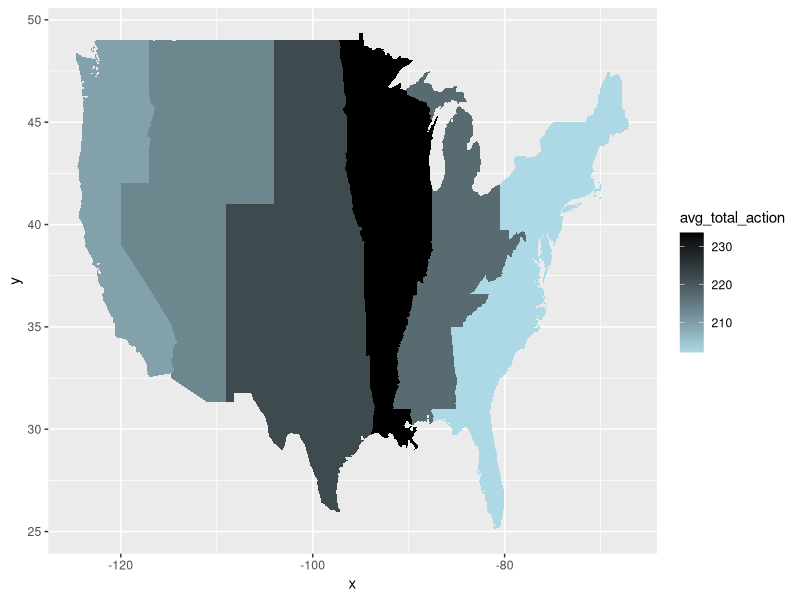
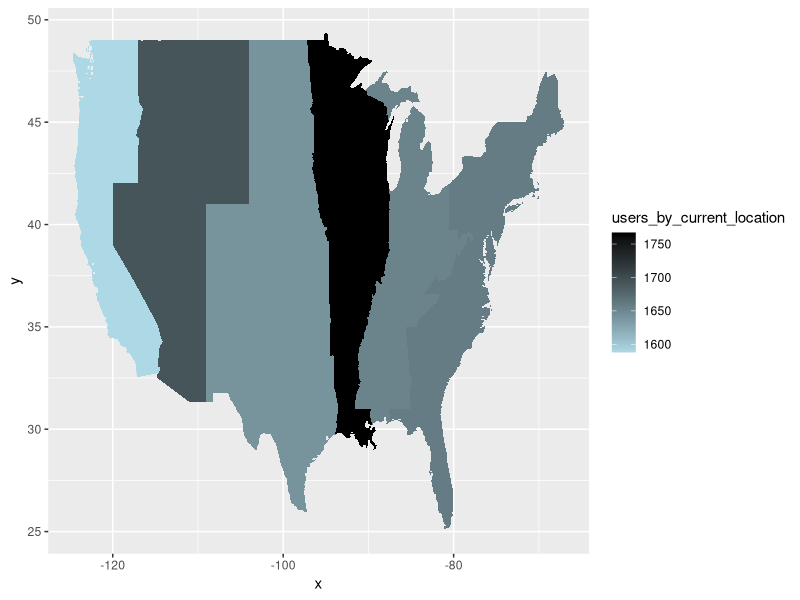
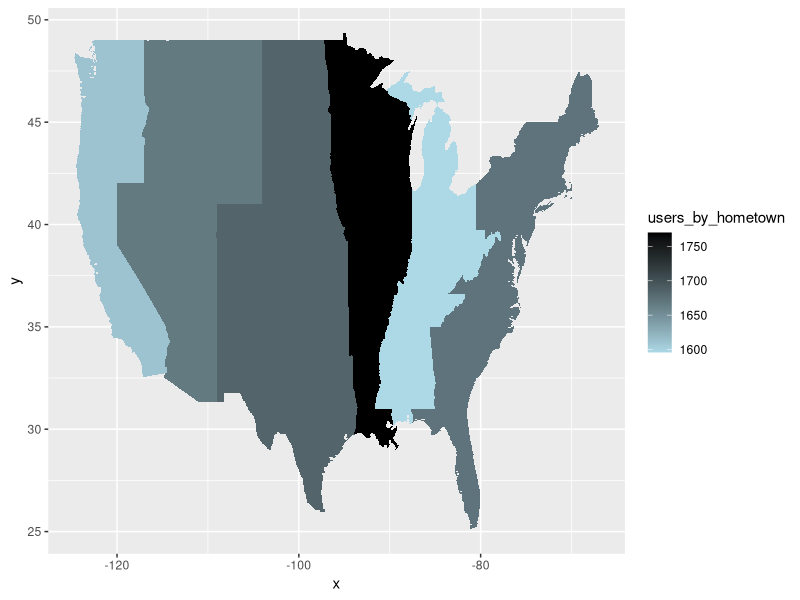
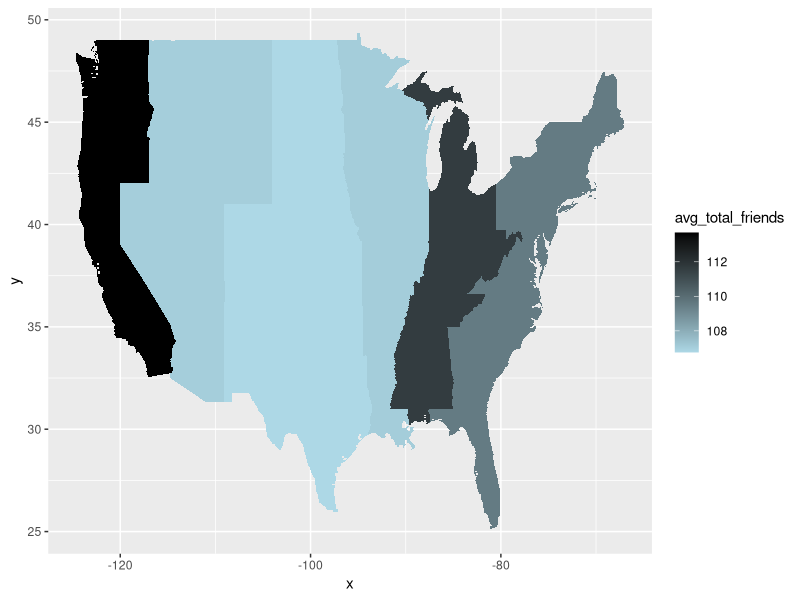
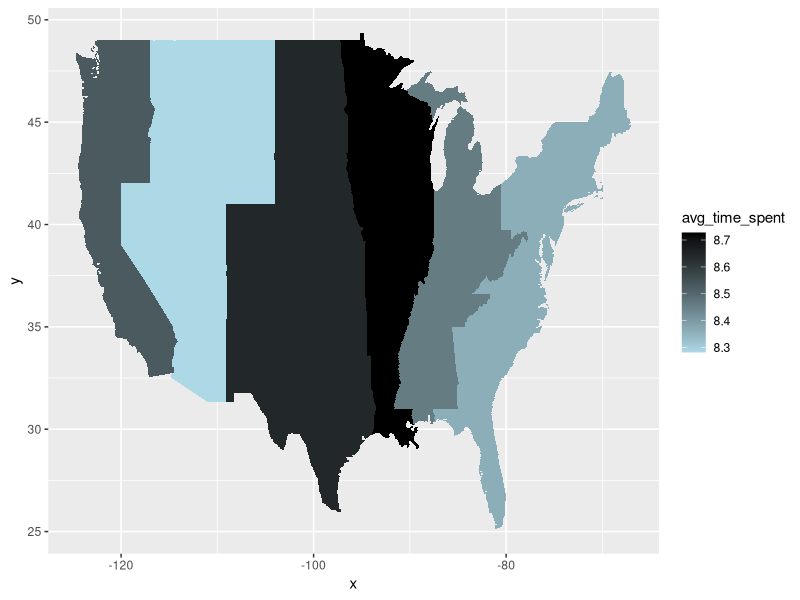
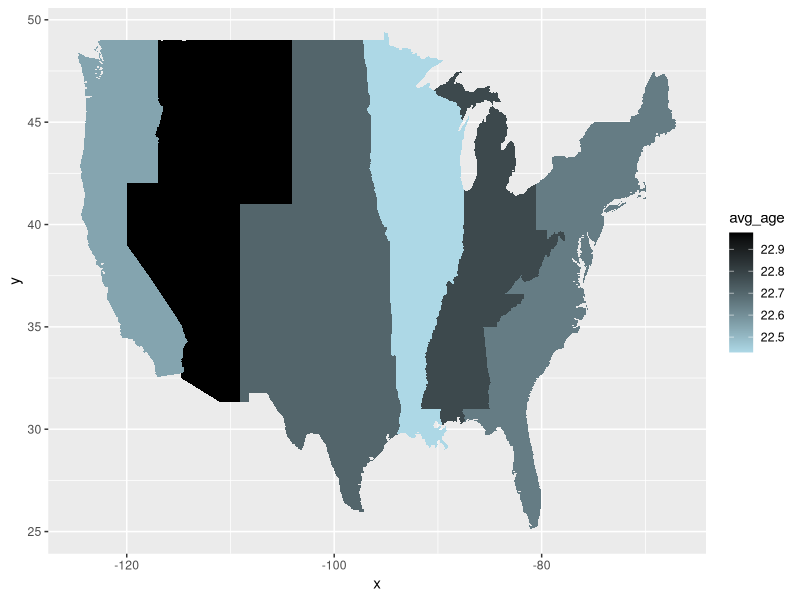

Generate these figures, in order, with R: (Note: this script raises an error after producing the figures.)
#Set your working directory to wherever you want to run the files from
setwd("/Users/michaelpiccirilli/Desktop/Fall_2013/W4242/Assignment_2")

#Load the dataset I created from Question 2a on the previous assignment
q2a <- read.csv(file="Assignment2_2a.csv",header=TRUE,sep=",")

#I've created a new mapping of the US States, 
#I replaced state names with region numbers
#It's based on the state map that comes preloaded in the "reshape2" package
#You can view the original file by using the following command: packagedmap <- map_data("state")
#Load my state map file from your current working directory:
state_map <- read.csv(file="state_map_by_group.csv",header=TRUE,sep=",")


#required packages:
require(plyr)
require(maps)
require(ggplot2)
require(reshape2)



################ summarize the data from the original dataset ##########
hometown <- q2a$hometown
hometowncount <- table(hometown)
hometowncount <- as.data.frame(hometowncount)
colnames(hometowncount)
userinfo <- hometowncount #create the new dataset for the mappings
colnames(userinfo) <- c("region", "users_by_hometown") #rename the columns

living <- q2a$living
livingcount <- table(living)
livingcount <- as.data.frame(livingcount)
colnames(livingcount)
userinfo$users_by_current_location <- livingcount$Freq

action <- q2a$total_action
avgactions <- aggregate(total_action~living,q2a,mean)
colnames(avgactions)
userinfo$avg_total_action <- avgactions$total_action

totfriends <- q2a$totalfriends
avgfriends <- aggregate(totfriends~living,q2a,mean)
colnames(avgfriends)
userinfo$avg_total_friends <- avgfriends$totfriends

subtime <- q2a$total_time_spend
avgtime <- aggregate(subtime~living,q2a,mean)
colnames(avgtime)
userinfo$avg_time_spent <- avgtime$subtime

subage <- q2a$age
averageage <- aggregate(subage~living,q2a,mean)
colnames(averageage)
userinfo$avg_age <- averageage$subage
#################### End of data summarization ###########################




################   Begin making individual maps  #####################
ggplot(userinfo, aes(map_id = region)) + geom_map(aes(fill = avg_total_action), map = state_map) + expand_limits(x = state_map$long, y = state_map$lat) + scale_fill_gradient(low = "lightblue", high = "black")
ggplot(userinfo, aes(map_id = region)) + geom_map(aes(fill = users_by_current_location), map = state_map) + expand_limits(x = state_map$long, y = state_map$lat) + scale_fill_gradient(low = "lightblue", high = "black")
ggplot(userinfo, aes(map_id = region)) + geom_map(aes(fill = users_by_hometown), map = state_map) + expand_limits(x = state_map$long, y = state_map$lat) + scale_fill_gradient(low = "lightblue", high = "black")
ggplot(userinfo, aes(map_id = region)) + geom_map(aes(fill = avg_total_friends), map = state_map) + expand_limits(x = state_map$long, y = state_map$lat) + scale_fill_gradient(low = "lightblue", high = "black")
ggplot(userinfo, aes(map_id = region)) + geom_map(aes(fill = avg_time_spent), map = state_map) + expand_limits(x = state_map$long, y = state_map$lat) + scale_fill_gradient(low = "lightblue", high = "black")
ggplot(userinfo, aes(map_id = region)) + geom_map(aes(fill = avg_age), map = state_map) + expand_limits(x = state_map$long, y = state_map$lat) + scale_fill_gradient(low = "lightblue", high = "black")

ggplot(userin, aes(map_id = region)) + geom_map(aes(fill = avg_age), map = state_map) + expand_limits(x = state_map$long, y = state_map$lat) + scale_fill_gradient(low = "lightblue", high = "black")
##### Create each map on one page #####
### First I benchmark the data so they're all comparable, the lowest value = 100
benchmarked_data <- userinfo

bench_hometown <- min(benchmarked_data[,2])
benchmarked_data$users_by_hometown <- (benchmarked_data$users_by_hometown/bench_hometown)*100

bench_location <- min(benchmarked_data[,3])
benchmarked_data$users_by_current_location <- (benchmarked_data$users_by_current_location/bench_location)*100

bench_actions <- min(benchmarked_data[,4])
benchmarked_data$avg_total_action <- (benchmarked_data$avg_total_action/bench_actions)*100

bench_totalfriends <- min(benchmarked_data[,5])
benchmarked_data$avg_total_friends <- (benchmarked_data$avg_total_friends/bench_totalfriends)*100

bench_avgtime <- min(benchmarked_data[,6])
benchmarked_data$avg_time_spent <- (benchmarked_data$avg_time_spent/bench_avgtime)*100

bench_avgage <- min(benchmarked_data[,7])
benchmarked_data$avg_age <- (benchmarked_data$avg_age/bench_avgage)*100

# now melt the data to create the map
benchmark_melt <- melt(benchmarked_data, id = 1)

#plot the maps on one page:
ggplot(benchmark_melt, aes(map_id = region)) + geom_map(aes(fill = value), map = state_map) + expand_limits(x = state_map$long, y = state_map$lat) + facet_wrap( ~ variable) + scale_fill_gradient(low = "lightblue", high = "black")

